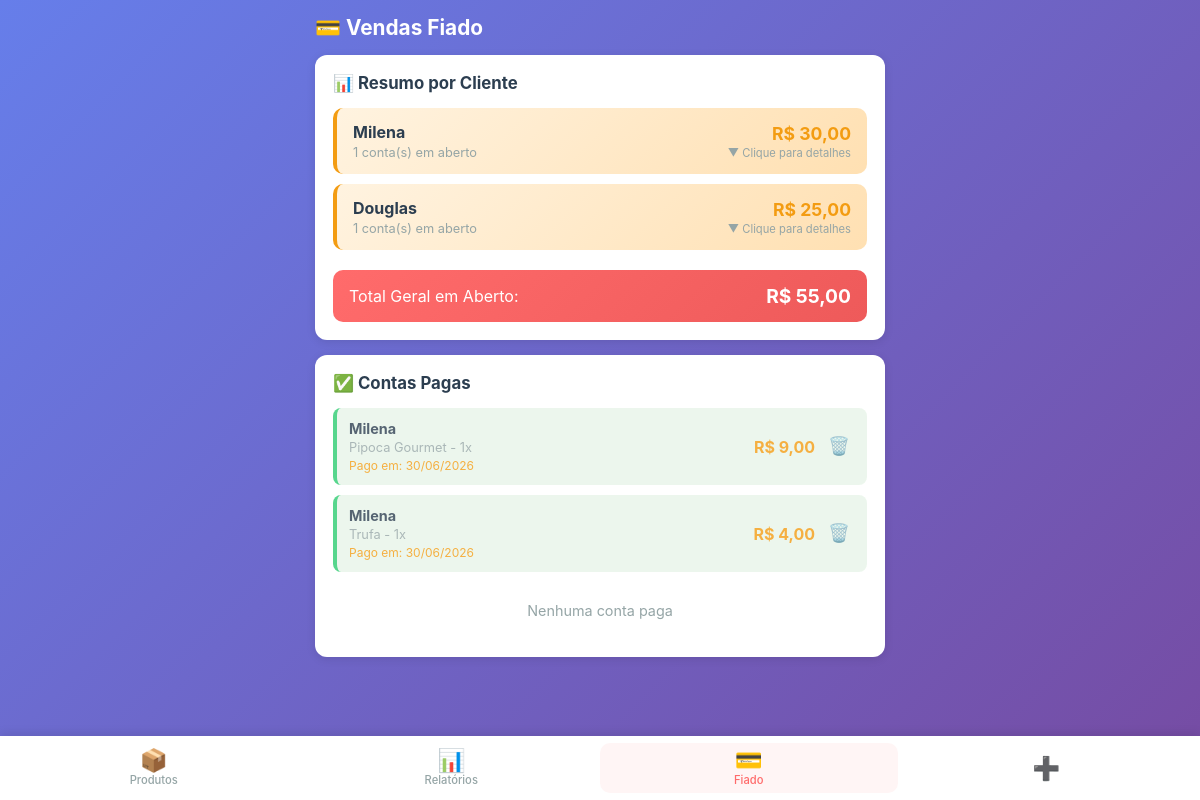
Page /fiado (signed in) on the committed database.
### app.py (models this page shows)
class Fiado(db.Model):
    __tablename__ = 'fiados'
    id = db.Column(db.Integer, primary_key=True)
    cliente = db.Column(db.String(100), nullable=False)
    produto = db.Column(db.String(100), nullable=False)
    valor = db.Column(db.Float, nullable=False)
    quantidade = db.Column(db.Integer, default=1)
    total = db.Column(db.Float, nullable=False)
    data = db.Column(db.String(10), nullable=False)
    data_iso = db.Column(db.String(10), nullable=False)
    pago = db.Column(db.Boolean, default=False)
    data_pagamento = db.Column(db.String(10), nullable=True)
    created_at = db.Column(db.DateTime, default=agora_brasilia)

### app.py (the view)
@app.route('/fiado')
@login_required
def fiado():
    fiados = Fiado.query.order_by(Fiado.created_at.desc()).all()
    return render_template('fiado.html', fiados=fiados)

### app.py (called while the page is built)
def login_required(f):
    @wraps(f)
    def decorated_function(*args, **kwargs):
        if 'logged_in' not in session:
            return redirect(url_for('login'))
        return f(*args, **kwargs)
    return decorated_function

def formatar_br(valor):
    return f"{valor:,.2f}".replace(",", "X").replace(".", ",").replace("X", ".")

@app.template_filter('moeda_br')
def moeda_br_filter(valor):
    return formatar_br(valor)

### templates/fiado.html (shortened to what this page needs)
{% extends "base.html" %}
{% block content %}
<div class="page-header">
    <h2>💳 Vendas Fiado</h2>
</div>
<div class="card">
    <h3>📊 Resumo por Cliente</h3>
    <div id="listaResumoClientes" class="lista-resumo-clientes">
        {% set resumo = {} %}
        {% for fiado in fiados %}
            {% if not fiado.pago %}
                {% if fiado.cliente not in resumo %}
                    {% set _ = resumo.update({fiado.cliente: {'total': 0, 'quantidade': 0, 'itens': []}}) %}
                {% endif %}
                {% set _ = resumo[fiado.cliente].update({'total': resumo[fiado.cliente].total + fiado.total, 'quantidade': resumo[fiado.cliente].quantidade + 1}) %}
                {% set _ = resumo[fiado.cliente]['itens'].append(fiado) %}
            {% endif %}
        {% endfor %}
        {% if resumo %}
            {% for cliente, dados in resumo.items()|sort(attribute='1.total', reverse=true) %}
            <div class="resumo-cliente-item" onclick="toggleDetalhesCliente('{{ cliente }}')">
                <div class="resumo-cliente-info">
                    <strong>{{ cliente.title() }}</strong>
                    <span>{{ dados.quantidade }} conta(s) em aberto</span>
                </div>
                <div class="resumo-cliente-valor">
                    <span>R$ {{ dados.total|moeda_br }}</span>
                    <small>▼ Clique para detalhes</small>
                </div>
            </div>
            {% endfor %}
            <div class="resumo-total-geral">
                <span>Total Geral em Aberto:</span>
                <strong>R$ {{ resumo.values()|map(attribute='total')|sum|moeda_br }}</strong>
            </div>
        {% else %}
            <p class="empty">Nenhuma conta em aberto</p>
        {% endif %}
    </div>
</div>
<div class="card">
    <h3>✅ Contas Pagas</h3>
    <div class="lista-fiado">
        {% set tem_pago = false %}
        {% for fiado in fiados %}
        {% if fiado.pago %}
        {% set tem_pago = true %}
        <div class="fiado-item pago" data-cliente="{{ fiado.cliente.lower() }}">
            <div class="fiado-info">
                <strong>{{ fiado.cliente.title() }}</strong>
                <span>{{ fiado.produto }} - {{ fiado.quantidade }}x</span>
                <span class="fiado-data">Pago em: {{ fiado.data_pagamento }}</span>
            </div>
            <div class="fiado-actions">
                <span class="fiado-valor">R$ {{ fiado.total|moeda_br }}</span>
                <button class="btn-icon" onclick="excluirFiado({{ fiado.id }})" title="Excluir">🗑️</button>
            </div>
        </div>
        {% endif %}
        {% endfor %}
        {% if not tem_pago %}
        <p class="empty">Nenhuma conta paga</p>
        {% endif %}
    </div>
</div>
{% endblock %}

### templates/base.html (shortened to what this page needs)
<!DOCTYPE html>
<html lang="pt-BR">
<head>
    <link rel="stylesheet" href="{{ url_for('static', filename='css/style.css') }}">
</head>
<body>
    {% if session.get('logged_in') %}
    <nav class="menu-inferior">
        <a href="{{ url_for('produtos') }}" class="menu-item {% if request.endpoint == 'produtos' %}active{% endif %}">
            <span class="menu-icon">📦</span>
            <span class="menu-label">Produtos</span>
        </a>
        <a href="{{ url_for('relatorios') }}" class="menu-item {% if request.endpoint == 'relatorios' %}active{% endif %}">
            <span class="menu-icon">📊</span>
            <span class="menu-label">Relatórios</span>
        </a>
        <a href="{{ url_for('fiado') }}" class="menu-item {% if request.endpoint == 'fiado' %}active{% endif %}">
            <span class="menu-icon">💳</span>
            <span class="menu-label">Fiado</span>
        </a>
        <a href="{{ url_for('vendas') }}" class="menu-item" title="Nova Venda">
            <span class="menu-icon">➕</span>
        </a>
    </nav>
    {% endif %}
    <main class="content">
        {% block content %}{% endblock %}
    </main>
</body>
</html>

### static/css/style.css (style rules this page uses)
:root { --primary: #FF6B6B; --primary-dark: #EE5A5A; --secondary: #4ECDC4; --success: #2ECC71; --warning: #F39C12; --danger: #E74C3C; --dark: #2C3E50; --gray: #95A5A6; --light: #ECF0F1; --white: #FFFFFF; --shadow: 0 2px 10px rgba(0,0,0,0.1); --radius: 12px; }
* { margin: 0; padding: 0; box-sizing: border-box; -webkit-tap-highlight-color: transparent; }
body { font-family: -apple-system, BlinkMacSystemFont, 'Segoe UI', Roboto, sans-serif; background: linear-gradient(135deg, #667eea 0%, #764ba2 100%); min-height: 100vh; color: var(--dark); padding-bottom: 20px; }
.menu-inferior { position: fixed; bottom: 0; left: 0; right: 0; background: var(--white); box-shadow: 0 -2px 10px rgba(0,0,0,0.1); display: flex; justify-content: space-around; align-items: center; height: 64px; z-index: 1000; padding: 0 5px; }
.menu-item { display: flex; flex-direction: column; align-items: center; justify-content: center; gap: 2px; text-decoration: none; color: var(--gray); font-size: 0.7rem; padding: 6px 8px; border-radius: 10px; transition: all 0.2s; min-width: 56px; flex: 1; }
.menu-item.active { color: var(--primary); background: #FFF5F5; }
.menu-icon { font-size: 1.4rem; line-height: 1; }
.menu-label { font-weight: 500; }
.content { padding: 15px 15px 80px 15px; max-width: 100%; }
.page-header { margin-bottom: 15px; }
.page-header h2 { font-size: 1.3rem; color: var(--white); margin-bottom: 5px; }
.card { background: var(--white); border-radius: var(--radius); padding: 18px; margin-bottom: 15px; box-shadow: var(--shadow); }
.card h3 { font-size: 1.05rem; margin-bottom: 15px; color: var(--dark); display: flex; align-items: center; gap: 8px; }
.btn-icon { background: none; border: none; font-size: 1.1rem; cursor: pointer; padding: 5px; }
.lista-produtos, .lista-vendas, .lista-clientes, .lista-fiado { display: flex; flex-direction: column; gap: 10px; }
.fiado-item { display: flex; justify-content: space-between; align-items: center; padding: 12px; background: #FFF3E0; border-radius: 8px; border-left: 4px solid var(--warning); }
.fiado-item.pago { background: #E8F5E9; border-left-color: var(--success); opacity: 0.8; }
.fiado-info { display: flex; flex-direction: column; gap: 3px; flex: 1; }
.fiado-info strong { font-size: 0.9rem; }
.fiado-info span { font-size: 0.8rem; color: var(--gray); }
.fiado-data { font-size: 0.75rem !important; color: var(--warning) !important; }
.fiado-actions { display: flex; align-items: center; gap: 8px; }
.fiado-valor { font-weight: bold; color: var(--warning); font-size: 1rem; }
.empty { text-align: center; color: var(--gray); padding: 20px; font-size: 0.9rem; }
@media (min-width: 768px) { .content { max-width: 600px; margin: 0 auto; } }
.card { animation: fadeIn 0.3s ease; }
.lista-resumo-clientes { display: flex; flex-direction: column; gap: 10px; }
.resumo-cliente-item { display: flex; justify-content: space-between; align-items: center; padding: 14px 16px; background: linear-gradient(135deg, #FFF3E0 0%, #FFE0B2 100%); border-radius: 10px; border-left: 4px solid var(--warning); cursor: pointer; transition: all 0.2s; }
.resumo-cliente-info { display: flex; flex-direction: column; gap: 3px; flex: 1; }
.resumo-cliente-info strong { font-size: 1rem; color: var(--dark); }
.resumo-cliente-info span { font-size: 0.8rem; color: var(--gray); }
.resumo-cliente-valor { display: flex; flex-direction: column; align-items: flex-end; gap: 2px; }
.resumo-cliente-valor span { font-size: 1.1rem; font-weight: bold; color: var(--warning); }
.resumo-cliente-valor small { font-size: 0.7rem; color: var(--gray); }
.resumo-total-geral { display: flex; justify-content: space-between; align-items: center; padding: 14px 16px; background: linear-gradient(135deg, var(--primary) 0%, var(--primary-dark) 100%); color: var(--white); border-radius: 10px; margin-top: 10px; font-size: 1rem; }
.resumo-total-geral strong { font-size: 1.2rem; }

### rows in the picture
Fiado: title "Milena", quantidade "1", total|moeda_br "30,00"
Fiado: title "Douglas", quantidade "1", total|moeda_br "25,00"
Fiado: cliente "Milena", produto "Pipoca Gourmet", quantidade "1", data_pagamento "30/06/2026", total|moeda_br "9,00"
Fiado: cliente "Milena", produto "Trufa", quantidade "1", data_pagamento "30/06/2026", total|moeda_br "4,00"

### other values in the picture
{{ resumo.values()|map(attribute='total')|sum|moeda_br }} "55,00"
